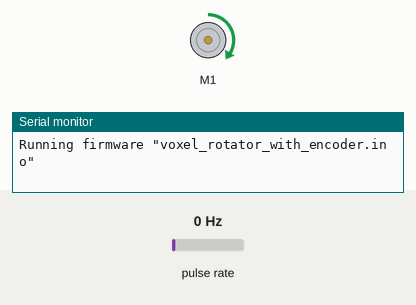
The sketch below on a simulated Arduino Uno, built with avr-gcc and run on an emulated ATmega328P. Parts: DC motor (green arrow = forward, orange = backward, longer = faster), the last lines printed to the serial monitor. Wiring (inferred from the names in the program): pulse sensor: data pin 3. The inputs (shaded band) are chosen by the test bench; at power-on: pulse rate 0 Hz.

Above: at 1.2 s.
1.3 s: pulse rate (sensor on pin 3) set to 102 Hz
4.3 s: pulse rate (sensor on pin 3) set to 107 Hz
At 4.7 s:
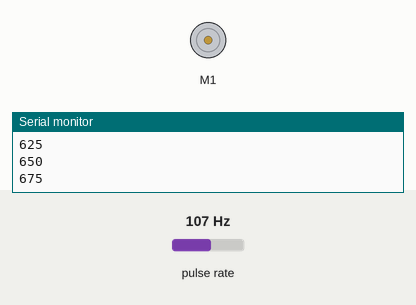
Timing chart, 0 to 51.8 s (numbered marks = the images above; inputs shaded):
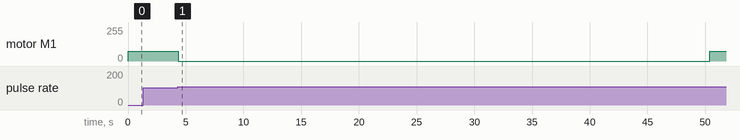

Measured:
- the behaviour switches between 104 and 105 Hz on pulse rate (sensor on pin 3) (found by bisection; images 0 and 1)

The sketch:

molding_machine_rotator_with_encoder.ino
```cpp
/*************************************
voxel_rotator_with_encoder.ino

This program spins the one-axis rotational molder pi/2 rad (1/4 turn) every 45 seconds. Written for an Arduino Uno with Motor Shield v2.3

Typical parameters a user wants to edit marked by **USER**

TODO:
1. An Item

Written by Adam Bilodeau and Dylan Shah. Last edited 2019-011-6 by Dylan Shah.
*************************************/

// Current maintainer: Dylan Shah

// ***** 1. Import libraries *****
#include <Wire.h>
#include <Adafruit_MotorShield.h>
#include "utility/Adafruit_MS_PWMServoDriver.h"

// ***** 2. Initialize Variables *****
Adafruit_MotorShield AFMS = Adafruit_MotorShield();
Adafruit_DCMotor *molder_motor = AFMS.getMotor(1);
int motor_speed = 75; // PWM value from 0-255. Typically ~75. Tune to allow your motor to move 1/4 turn each cycle. **USER**
unsigned long current_millis = 0; // Time at beginning of current cycle
unsigned long elapsed = 0; //
unsigned long millis_to_rest = 1 * 1000; // The motor slows down in <<1 second
unsigned long millis_per_cycle = 45000; // How long between cycles (1/4 turn) [ms]. **USER**
int overshoot = 200; // Approximately how far the system rotates during slowdown (between stop command issued, and actually stopping)

// 2.1 Encoder Variables
volatile long encoder_count = 0; // Use volatile to maintain integrity even though it's modified in an interrupt routine https://www.geeksforgeeks.org/understanding-volatile-qualifier-in-c/
const int ENCODER_PIN = 3; // The Arduino pin that the encoder is plugged into. **USER**

// 100:1 motor https://www.pololu.com/product/2826
int encoder_target = 6533   / 2 / 4 ; // **USER** How many encoder values per 1/4 turn. Even though we specified "CHANGE" below, it appears to only count on rising edge.

// 131:1 motor https://www.pololu.com/product/2827
// https://www.pololu.com/product/4756
//int encoder_target = 8400/ 2 / 4; // **USER** How many encoder values per 1/4 turn. Even though we specified "CHANGE" below, it appears to only count on rising edge.

// ***** 3. Set up Arduino & motor*****
void setup() {
    // 3.1 Set up serial port
    Serial.begin(2000000);
    Serial.println("Running firmware \"voxel_rotator_with_encoder.ino\"");

    // 3.2. Motor setup
    AFMS.begin();
    molder_motor->setSpeed(motor_speed);
    attachInterrupt(digitalPinToInterrupt(ENCODER_PIN), increment_encoder, CHANGE); // When the encoder rises or falls, increment the encoder count

    // 3.3 Determine motor speed in [counts/(sec)] (Only need to run once, to calibrate/debug when the machine is not going 1/4 turn per cycle)
    // float runtime = 2000;
    // molder_motor->run(FORWARD);
    // delay(runtime);
    // Serial.print("Encoder count after 2 Seconds Rotation = ");
    // Serial.println(encoder_count);
    // Serial.print("Counts per second = ");
    // Serial.println(encoder_count / (runtime/1000) );
    // Serial.print("Target Encoder Count on RISING: ");
    // Serial.println(encoder_target);

    // // Stop rotating
    // molder_motor->run(RELEASE);
    // delay(millis_to_rest);
    // encoder_count = 0;
}

// ***** 4. Loop Forever and Rotate 1/4 turn every 45 seconds *****
void loop() {
    current_millis = millis();

    // 4.1. Rotate to encoder_target, or 10 seconds, whichever comes first.
    molder_motor->setSpeed(motor_speed);
    while ((encoder_count < encoder_target - overshoot) && (millis() - current_millis < 10000)) {
      molder_motor->run(FORWARD);
      delay(5);
    }
    // Serial.println(encoder_count);

    // 4.2. Stop rotating
    molder_motor->run(RELEASE); // Stop rotating
    delay(millis_to_rest);
    Serial.print("Encoder count after attempted 1/4 turn: ");
    Serial.println(encoder_count);
    current_millis = millis();

    // 4.3. Wait 45 seconds total
    Serial.print("Waiting until 45000...");
    while (millis() - current_millis < millis_per_cycle){
      delay(1);
    }
    encoder_count = 0;
}


// ***** 5. Increment the variable "encoder_count" every time the Arduino detects a CHANGE on the input pin "ENCODER_PIN" *****
void increment_encoder()
{
  encoder_count++;
  int remainder = encoder_count % 25; // Print to serial every 25 encoder ticks
  if (remainder == 0){    Serial.println(encoder_count);}
}
```
